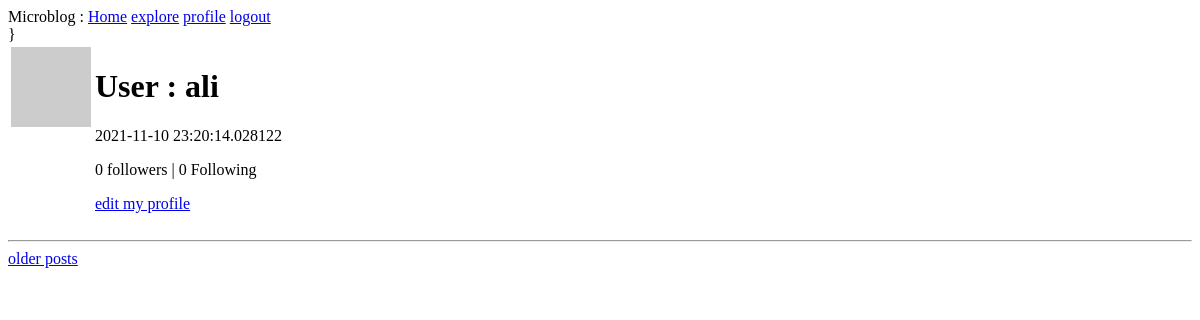
The page /user/ali (signed in) on the database as committed earlier.
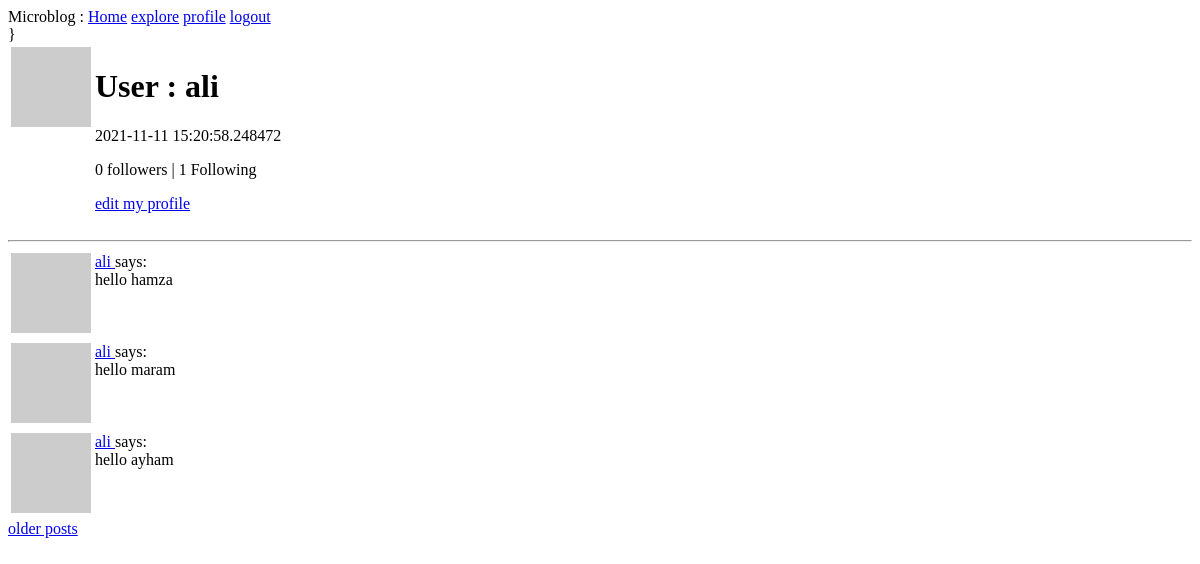
The same page on the database as committed later.
### app/models.py (models this page shows, shortened)
class User(UserMixin, db.Model):
    id = db.Column(db.Integer, primary_key=True)
    username = db.Column(db.String(64), unique=True, index=True)
    email = db.Column(db.String(120), unique=True, index=True)
    password_hash = db.Column(db.String(128))
    posts = db.relationship('Post', backref='author', lazy='dynamic')
    about_me = db.Column(db.String(140))
    last_seen = db.Column(db.DateTime, default=datetime.utcnow())
    followed = db.relationship(
        'User', secondary=followers,
        primaryjoin=(followers.c.follower_id == id),
        secondaryjoin=(followers.c.followed_id == id),
        backref=db.backref('followers', lazy='dynamic'), lazy='dynamic')
    def avatar(self, size):
        digest = md5(self.email.lower().encode('utf-8')).hexdigest()
        return f'https://www.gravatar.com/avatar/{digest}?s={size}&d=identicon'

class Post(db.Model):
    id = db.Column(db.Integer, primary_key=True)
    body = db.Column(db.String(164), unique=True)
    time = db.Column(db.DateTime, index=True, default=datetime.utcnow)
    user_id = db.Column(db.Integer, db.ForeignKey('user.id'))
    timestamp = datetime.now().timestamp()

### app/routes.py (the view)
@app.route('/user/<username>')
@login_required
def user(username):
    user = User.query.filter_by(username=username).first_or_404()
    page = request.args.get('page', 1, type=int)
    posts = user.posts.paginate(page, app.config['POST_PER_PAGE'], False)
    next_url = url_for('user', username=user.username, page=posts.next_num) if posts.has_prev else None
    prev_url = url_for('user', username=user.username, page=posts.next_num) if posts.has_prev else None
    return render_template('user.html', user=user, posts=posts.items,
                           next_url=next_url, prev_url=prev_url)

### app/models.py (called while the page is built)
@login.user_loader
def load_user(id):
    return User.query.get(int(id))

### app/routes.py (called while the page is built)
@app.before_request
def before_request():
    if current_user.is_authenticated:
        current_user.last_seen = datetime.now()

### app/templates/user.html (shortened to what this page needs)
{% extends "base.html" %}
{% block content %}
 <table>
     <tr valign="top">
         <td> <img src="{{user.avatar(128)}}" </td>
         <td> <h1> User : {{ user.username }}</h1>
           {% if user.last_seen %} <p> {{user.last_seen}}</p> {% endif %}
             <p> {{user.followers.count()}} followers | {{user.followed.count()}} Following </p>
           {% if user == current_user %}
           <p> <a href="{{url_for('edit_profile')}}"> edit my profile</a></p>
           {% elif not current_user.is_following(user) %}
             <p> <a href="{{url_for('follow', username=user.username)}}">Follow</a></p>
            {% else  %}
             <p> <a href="{{url_for('unfollow', username=user.username)}}">unFollow</a></p>
          {% endif %}
         </td>
     </tr>
 </table>
<hr>
    {%  for post in posts %}
    {% include '_post.html' %}
    {% endfor %}
 {%  if prev_url %}
    <a href="{{prev_url}}">Newer posts </a>
    {% else %}<a href="{{  next_url }}"> older posts </a>
    {% endif %}
{% endblock %}

### app/templates/base.html (shortened to what this page needs)
<!DOCTYPE html>
<html lang="en">
<head>
</head>
<body>
<div> Microblog :
    <a href="{{ url_for('index') }}">Home</a>
    <a href="{{ url_for('explore') }}">explore</a>
    {% if current_user.is_anonymous %}
        <a href="{{ url_for('login') }}">Login</a>
    {% else %}
    <a href="{{url_for('user' , username=current_user.username)}}">profile</a>
    <a href="{{ url_for('logout') }}">logout</a>
    {% endif %}
</div>
{% with messages = get_flashed_messages () %}
}
{% endwith %}
{%  block content %} {% endblock %}
</body>
</html>

### app/templates/_post.html
    <table>
    <tr valign="top">
        <td> <img src="{{post.author.avatar(36)}}"></td>
            <td>
                <a href="{{ url_for('user', username=post.author.username) }}">
                    {{ post.author.username }}
                </a>
                says:<br>{{ post.body }}
            </td>
    </tr>
    </table>

Rows that differ between the two databases and show on the page:
changed User "ali": last_seen "2021-11-10 23:20:14.028122" → "2021-11-11 15:20:58.248472"
added Post: author.username "ali", body "hello hamza"
added Post: author.username "ali", body "hello maram"
added Post: author.username "ali", body "hello ayham"
Other text that changed with them:
{{ user.followed.count() }}: "0" → "1"
